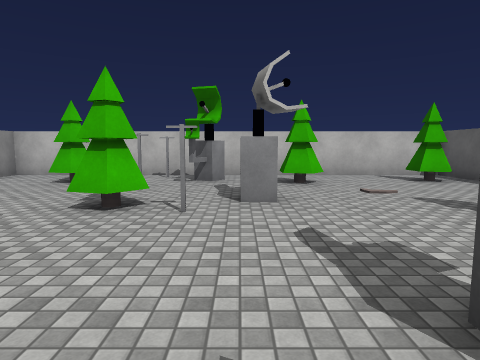
View 1 (above)

12 first-person views from a walk through a scene from a Unity 3-D project. The camera is 1.5 m above the floor, tilts 6° down and sees 75° across. The floor is counted in squares, 2 m on a side. Each view is taken from the middle of a square. On the plan, view 1 faces up. The plan holds only what a view shows up to about 10 squares ahead; the rest is blank. Surface patterns are stand-ins for the level's own textures.

View 2
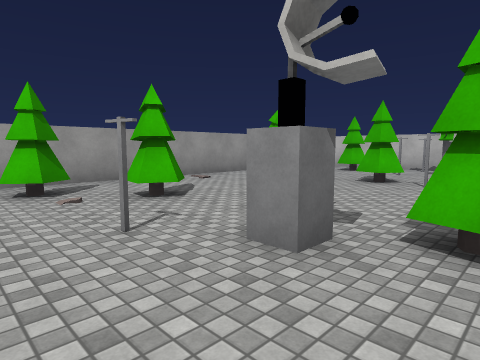

View 3
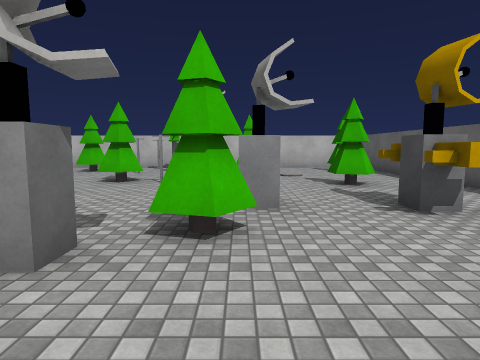

View 4
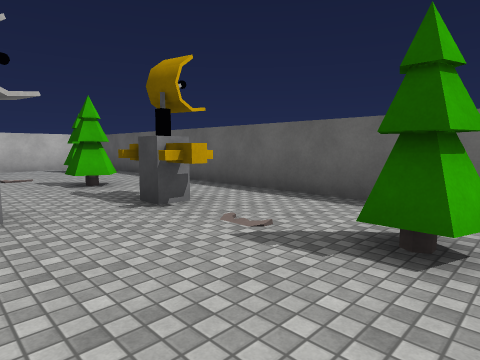

View 5
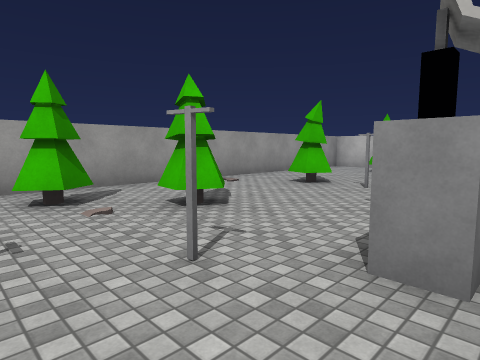

View 6
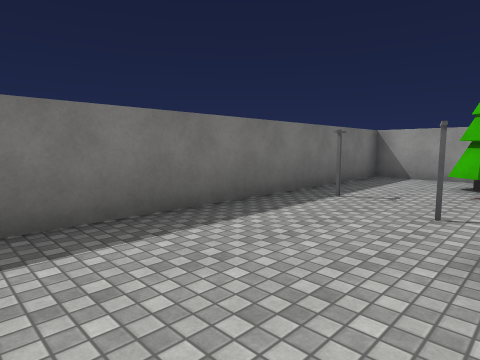

View 7
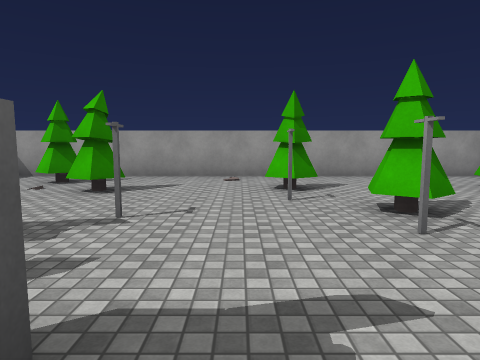

View 8
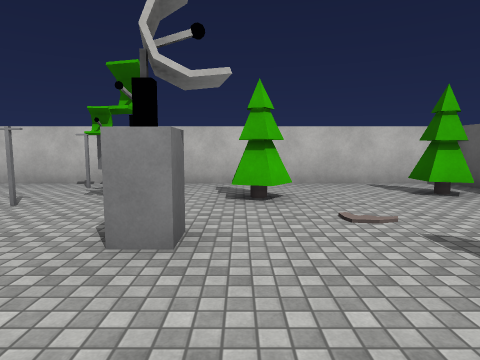

View 9
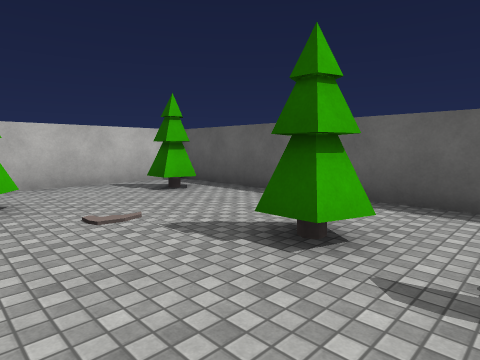

View 10
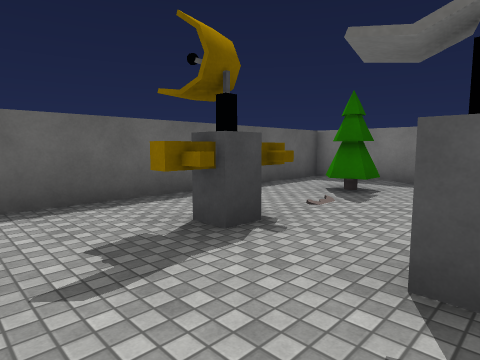

View 11
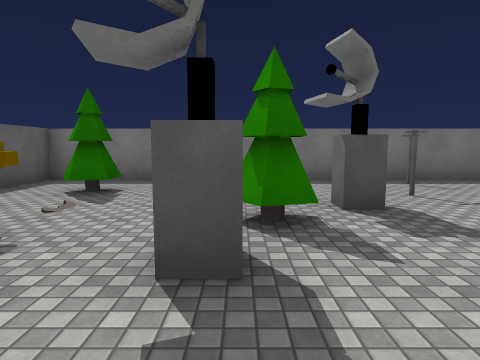

View 12
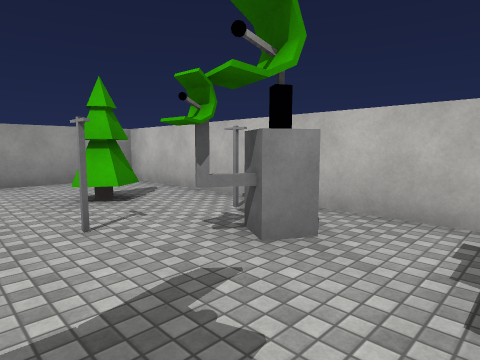

### Floor plan
Points are (right, up) in squares from view 1. A wall is a line through its corners. A room is listed if a view was taken in it or the views show most of it. See-through windows are left out.
Room 1 (views 1, 2, 3, 4, 5, 6, 7, 8, 9, 10, 11, 12)
walls: (4.9, 8.4) (-6, 8.4) (-6, -4.2) (5.3, -4.2) (5.3, 8.4)
ways out: gap at (-2, -3)
objects: other object (-5, -2); other object (-4, -1) to (-3, 0); other object (-4, 3); other object (-4, 7) to (-3, 7); other object (-2, 4) to (-1, 4); other object (-1, -1); other object (-1, 7); other object (0, 5); other object (1, 0); other object (1, 1); other object (1, 7); other object (3, -2) to (4, -2); other object (3, 0) to (3, 1); other object (3, 3) to (3, 4); other object (4, 7)

Where each view was taken, in squares from view 1:
view 1: 0 up, 0 right, facing up
view 2: 3 down, 1 right, facing up-left
view 3: 3 down, 1 right, facing up
view 4: 3 down, 1 right, facing up-right
view 5: 3 down, 0 right, facing up-left
view 6: 1 down, 2 right, facing down-left
view 7: 2 up, 2 right, facing left
view 8: 2 up, 1 right, facing up
view 9: 2 up, 1 right, facing up-right
view 10: 3 up, 1 right, facing down-right
view 11: 3 up, 1 right, facing down
view 12: 5 up, 1 right, facing up-left
